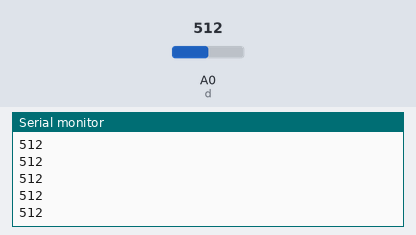
A sketch run on a simulated Arduino Uno, built with avr-gcc and run on an emulated ATmega328P. On the bench: the last lines printed to the serial monitor. Inputs (shaded band) come from the test bench; at power-on: A0 (d) = 512.

Above: at 1.2 s.
1.3 s: A0 (d) set to 716
At 1.8 s:
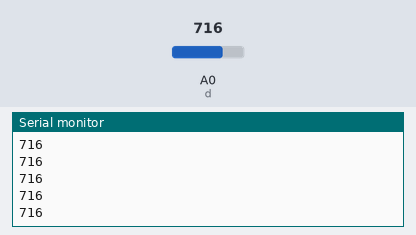
2.8 s: A0 (d) set to 900
At 3.7 s:
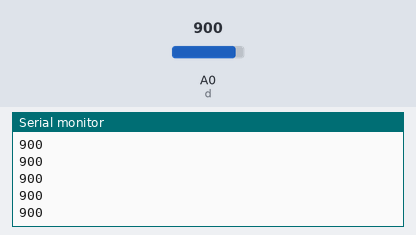
Timing chart, 0 to 5.8 s (numbered marks = the images above; inputs shaded):
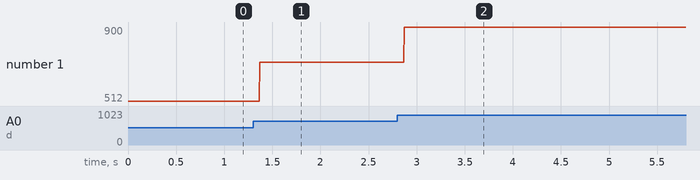

The sketch:

Light_sensor_test.ino
```cpp
const int LightSensor = 16;
const int WLightSensor = 13;
int d = A0;

void setup() {
  // put your setup code here, to run once:
  //pinMode(d, INPUT);
  Serial.begin(9600);
}

void loop() {
  Serial.println(analogRead(d));

}
```

Measured:
- after the input at 1.3 s, the serial monitor: prints a new line after 0.07 s (image 1)
- after the input at 2.8 s, the serial monitor: prints a new line after 0.07 s (image 2)
- plotted number 1: 512 → 716 after the input at 1.3 s, 716 → 900 after the input at 2.8 s
